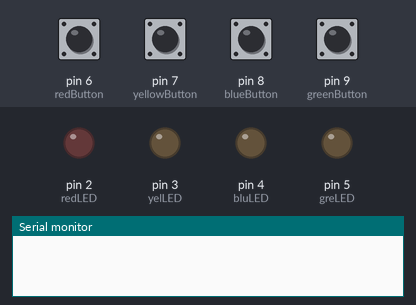
Recording of a sketch running on a simulated Arduino Uno, built with avr-gcc and run on an emulated ATmega328P. On the bench: output pins drawn as LEDs (lit = HIGH), the last lines printed to the serial monitor. The test bench sets the inputs (shaded band); at power-on: pin 6 (redButton), pin 7 (yellowButton), pin 8 (blueButton), pin 9 (greenButton) HIGH.

Above: at 1.2 s.
1.3 s: pin 6 (redButton) pulled LOW for 0.15 s
At 1.6 s:
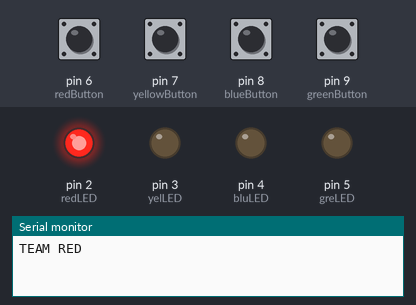
Timing chart, 0 to 4.3 s (numbered marks = the images above; inputs shaded):
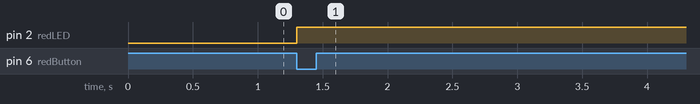

The sketch:

Arduino_Code.ino
```cpp
//BUTTONs
int redButton = 6;
int yellowButton = 7;
int blueButton = 8;
int greenButton = 9;

//LEDs
int redLED = 2;
int yelLED = 3;
int bluLED = 4;
int greLED = 5;
//stop button plugged into reset pin

//Button State VARs
int redButtonState = 0;
int yellowButtonState = 0;
int blueButtonState = 0;
int greenButtonState = 0;

//locked out state variables
boolean pause = false;
int secs = 50000;

void setup() {
  //Debug Serial
  Serial.begin(9600);

  //Button pins are inputs
  pinMode(redButton, INPUT_PULLUP);
  pinMode(yellowButton, INPUT_PULLUP);
  pinMode(blueButton, INPUT_PULLUP);
  pinMode(greenButton, INPUT_PULLUP);


  //Pull up system *Fingers Crossed*
  digitalWrite(redButton, HIGH);
  digitalWrite(yellowButton, HIGH);
  digitalWrite(blueButton, HIGH);
  digitalWrite(greenButton, HIGH);

  //LED pins are outputs
  pinMode(redLED, OUTPUT);
  pinMode(yelLED, OUTPUT);
  pinMode(bluLED, OUTPUT);
  pinMode(greLED, OUTPUT);

  //initilize LEDs to Off
  digitalWrite(redLED, LOW);
  digitalWrite(yelLED, LOW);
  digitalWrite(bluLED, LOW);
  digitalWrite(greLED, LOW);
}

void loop() {
  if(pause == false){

    redButtonState = digitalRead(redButton);
    yellowButtonState = digitalRead(yellowButton);
    blueButtonState = digitalRead(blueButton);
    greenButtonState = digitalRead(greenButton);

    if (greenButtonState == LOW){
      pause = true;
      digitalWrite(greLED, HIGH);
      Serial.println("TEAM GREEN");
      delay(secs);
      digitalWrite(greLED, LOW);
      Serial.println("RESET");
      pause = false;
    }

    if (redButtonState == LOW){
      pause = true;
      digitalWrite(redLED, HIGH);
      Serial.println("TEAM RED");
      delay(secs);
      digitalWrite(redLED, LOW);
      Serial.println("RESET");
      pause = false;
    }

    if (yellowButtonState == LOW){
      pause = true;
      digitalWrite(yelLED, HIGH);
      Serial.println("TEAM BLUE");
      delay(secs);
      digitalWrite(yelLED, LOW);
      Serial.println("RESET");
      pause = false;
    }

    if (blueButtonState == LOW){
      pause = true;
      digitalWrite(bluLED, HIGH);
      Serial.println("TEAM YELLOW");
      delay(secs);
      digitalWrite(bluLED, LOW);
      Serial.println("RESET");
      pause = false;
    }

  }
}
```

Measured:
- after the input at 1.3 s, pin 2 (redLED): LOW → HIGH at once
